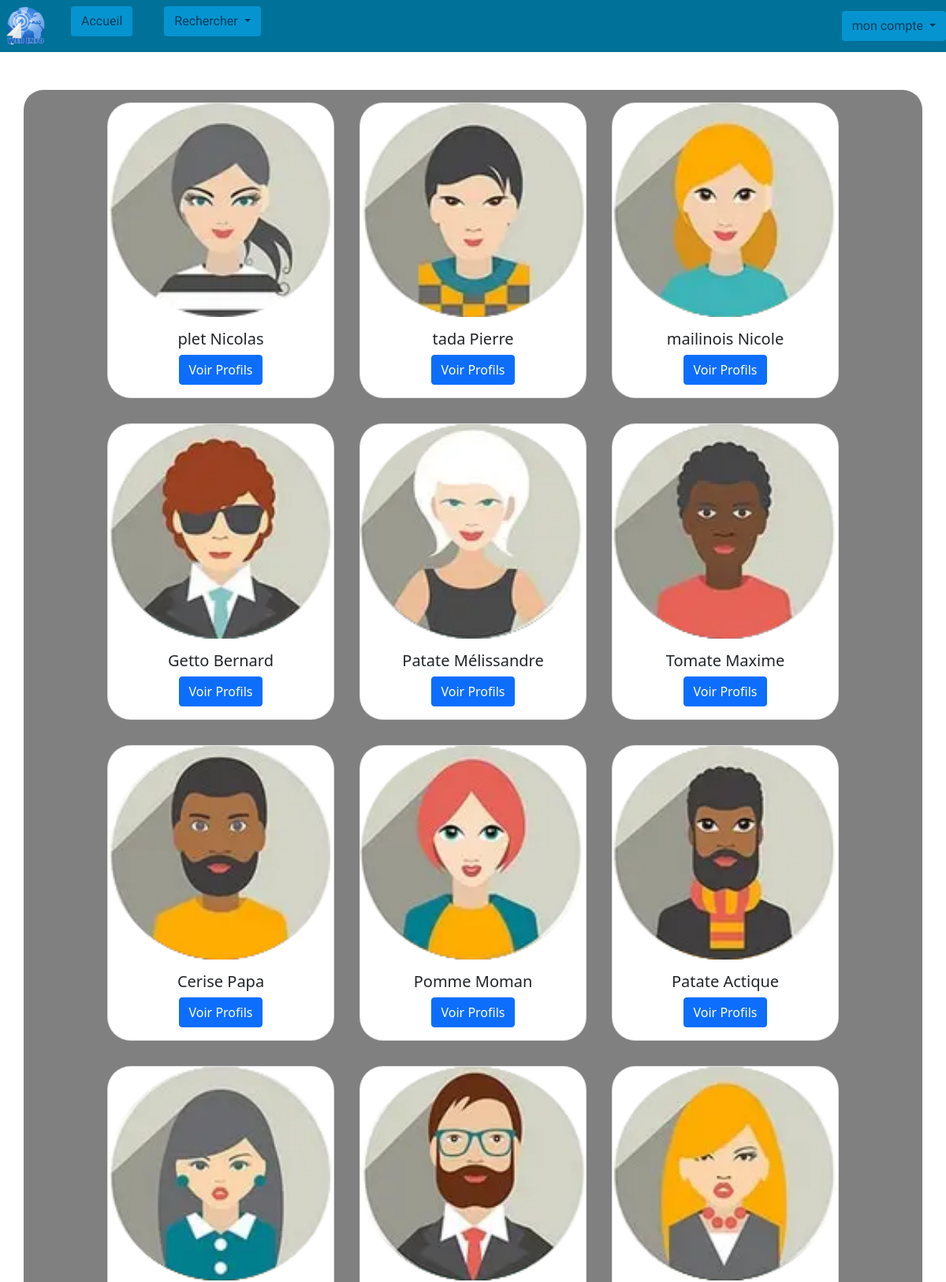
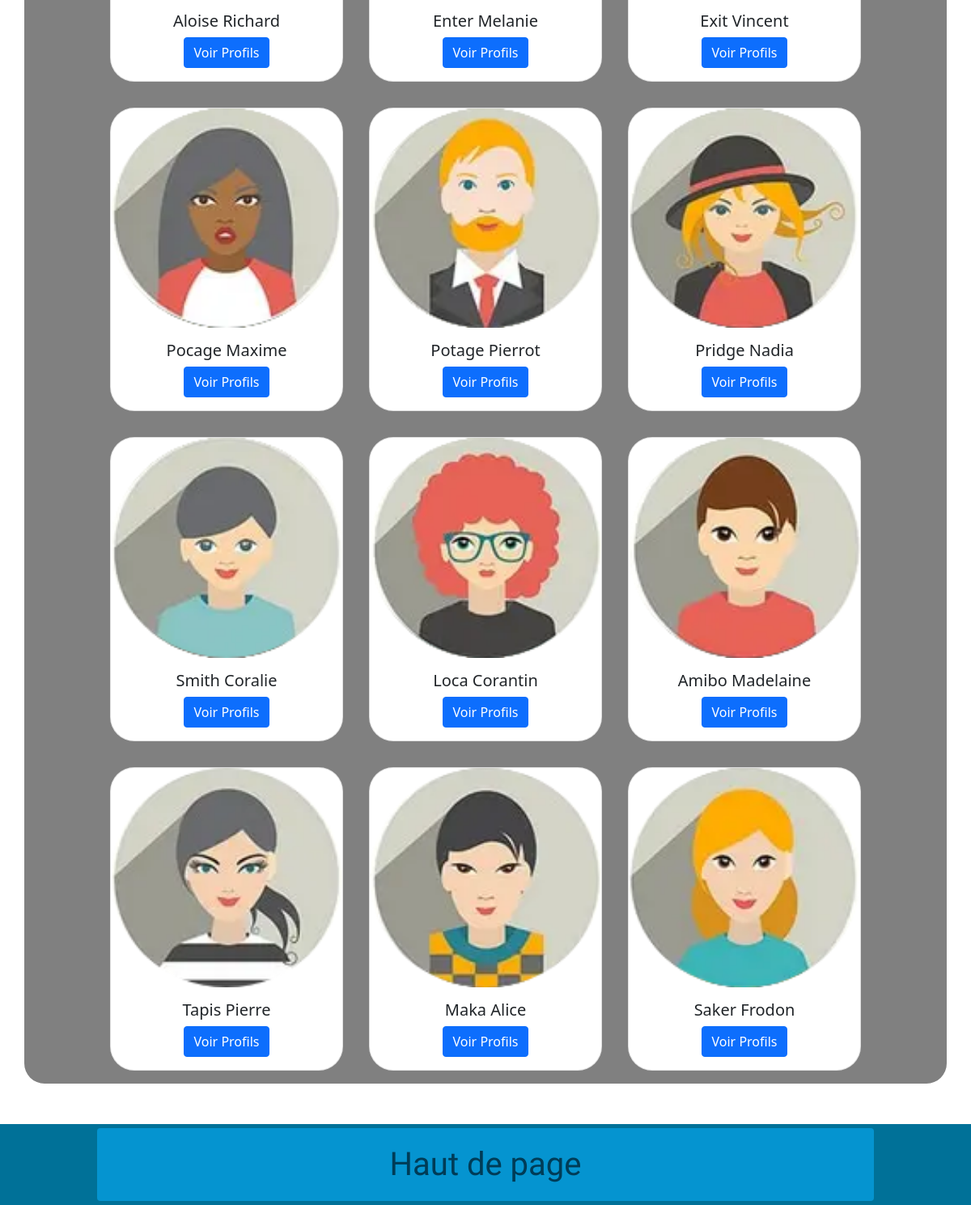
The app's page /index.php/stagiaire/search_intervenant with its own data (2 pictures, top to bottom).
### tables this page shows
CREATE TABLE p3_g1_intervenant (
    id                  INTEGER primary key auto_increment,
    nom                 VARCHAR(50),
    prenom              VARCHAR(50),
    cv                  VARCHAR(200),
    photo               VARCHAR(200),
    email               VARCHAR(50),
    mdp               VARCHAR(400)
);

### application/controllers/Stagiaire.php (called while the page is built, shortened)
<?php
class Stagiaire extends CI_Controller
{
    public function search_intervenant()
    {
        $data['pageName'] = 'index';
        $data['type'] = 'stagiaire';
        $this->load->model('Intervenant_model');
        $this->load->view('body/header_connected', $data);
        $data['list'] = $this->Intervenant_model->select_all();
        $this->load->view('search/intervenant', $data);
        $this->load->view('body/footer');
    }
}

### index.php (called while the page is built, shortened)
<?php
require_once BASEPATH.'core/CodeIgniter.php';

### application/models/Intervenant_model.php (called while the page is built, shortened)
<?php
class Intervenant_model extends CI_Model {
    public function select_all()
    {
        $this->db->select('*');
        $this->db->from('p3_g1_intervenant');
        $query = $this->db->get();
        return $query->result();
    }
}
?>

### application/views/search/intervenant.php (the view)
<div class="container justify-content-center">
    <div class="container_search mt-5 flex-wrap" id='search_parent' style='height: auto;'>
    <?php
        for  ($i = 0; $i < count($list); $i++) { ?>
            <div class='card m-3' style='width: 18rem;'>
                <img class='card-img-top' src="<?= base_url($list[$i]->photo); ?>" alt="">
                <div class='card-body justify-content-center text-center'>
                    <h5 class="card-title"><?= $list[$i]->prenom . ' ' . $list[$i]->nom; ?></h5>
                    <a class="btn btn-primary" href="<?= site_url('profils/Intervenant&id='. $list[$i]->id); ?>">Voir Profils</a>
                </div>
            </div>
        <?php
        } ?>
    </div>
</div>

### application/views/body/header_connected.php (shortened to what this page needs)
<!DOCTYPE html>
<html lang="en">
<head>
    <link href="https://cdn.jsdelivr.net/npm/bootstrap@5.1.0/dist/css/bootstrap.min.css" rel="stylesheet">
    <link rel="stylesheet" href="<?= base_url("assets/css/form_inscription.css"); ?>">
    <link rel="stylesheet" href="<?= base_url("assets/css/search.css"); ?>">
    <link rel="stylesheet" href="<?= base_url("assets/css/edit.css"); ?>">
    <link rel="stylesheet" href="<?= base_url("assets/css/header.css"); ?>">
    <link rel="stylesheet" href="<?= base_url("assets/css/footer.css"); ?>">
    <link rel="stylesheet" href="<?= base_url("assets/css/body.css"); ?>">
</head>
<body>
    <nav class="navbar d-flex w-100 flex-row header">
        <div class="d-flex">
            <ul class="navbar-nav flex-row align-items-center">
                <li class="nav-item mx-2"><img class="height_max" src="<?= base_url("assets/images/Webinfo_logo.png"); ?>" alt="logo_webinfo"></li>
            </ul>
                <ul class="navbar-nav">
                    <?php
                        if ($type == 'stagiaire') {
                            echo "<li class='nav-item mx-2'><a class='btn btn-color mx-3' href='" . site_url("Stagiaire/index") . "'>Accueil</a></li>";
                        }
                        ?>
                </ul>
                <div class="dropdown">
                    <button class="btn btn-color dropdown-toggle mx-3" type="button" id="dropdownMenuButton" data-bs-toggle="dropdown" aria-expanded="false">
                        Rechercher
                    </button>
                </div>
        </div>
        <ul class="navbar-nav flex-row justify-content-end">
            <div class="dropdown">
                <button class="btn btn-color dropdown-toggle" type="button" id="dropdownMenuButton" data-bs-toggle="dropdown" aria-expanded="false">
                    mon compte
                </button>
            </div>
        </ul>
    </nav>

### application/views/body/footer.php
<div class="d-flex footer justify-content-center align-items-center" id='footer'>
    <button class="btn button_color">Haut de page</button>
</div>
</body>
</html>

### assets/css/search.css (style rules this page uses)
.container_search { display: flex; flex-flow: row wrap; justify-content: center; align-items: center; width: 100%; border-radius: 50px; }
.container_search .card { border-radius: 30px; }

### assets/css/edit.css (style rules this page uses)
.container { border-radius: 25px 25px 25px 25px; background-color: gray; }

### assets/css/header.css (style rules this page uses)
* { box-sizing: border-box; margin: 0px; padding: 0px; }
.height_max { height: 50px; }
.header { background-color: #007198; }
.btn-color { color: #003C57; background-color: #0594D0; font-family: 'Bowlby One SC', cursive; }

### assets/css/footer.css (style rules this page uses)
.footer { width: 100%; height: 100px; background-color: #007198; margin-top: 50px; }
.button_color { width: 80%; height: 90%; color:#003C57; font-size: 40px; background-color: #0594D0; font-family: 'Bowlby One SC', cursive; }

### records on screen
p3_g1_intervenant: photo (picture), prenom "plet", nom "Nicolas"
p3_g1_intervenant: photo (picture), prenom "tada", nom "Pierre"
p3_g1_intervenant: photo (picture), prenom "mailinois", nom "Nicole"
p3_g1_intervenant: photo (picture), prenom "Getto", nom "Bernard"
p3_g1_intervenant: photo (picture), prenom "Patate", nom "Mélissandre"
p3_g1_intervenant: photo (picture), prenom "Tomate", nom "Maxime"
p3_g1_intervenant: photo (picture), prenom "Cerise", nom "Papa"
p3_g1_intervenant: photo (picture), prenom "Pomme", nom "Moman"
p3_g1_intervenant: photo (picture), prenom "Patate", nom "Actique"
p3_g1_intervenant: photo (picture), prenom "Aloise", nom "Richard"
p3_g1_intervenant: photo (picture), prenom "Enter", nom "Melanie"
p3_g1_intervenant: photo (picture), prenom "Exit", nom "Vincent"
p3_g1_intervenant: photo (picture), prenom "Pocage", nom "Maxime"
p3_g1_intervenant: photo (picture), prenom "Potage", nom "Pierrot"
p3_g1_intervenant: photo (picture), prenom "Pridge", nom "Nadia"
p3_g1_intervenant: photo (picture), prenom "Smith", nom "Coralie"
p3_g1_intervenant: photo (picture), prenom "Loca", nom "Corantin"
p3_g1_intervenant: photo (picture), prenom "Amibo", nom "Madelaine"
p3_g1_intervenant: photo (picture), prenom "Tapis", nom "Pierre"
p3_g1_intervenant: photo (picture), prenom "Maka", nom "Alice"
p3_g1_intervenant: photo (picture), prenom "Saker", nom "Frodon"
